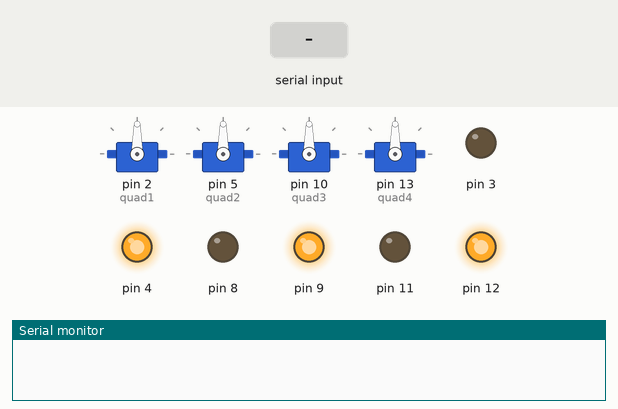
This sketch was run on a simulated Arduino Uno, built with avr-gcc and run on an emulated ATmega328P. Shown: 4 × servo, output pins drawn as LEDs (lit = HIGH), the last lines printed to the serial monitor. The test bench sets the inputs (shaded band). Pins used as bus, display or sensor lines are not drawn.

Above: at 1.2 s.
1.3 s: "A90\n" received over Serial
At 2.1 s:
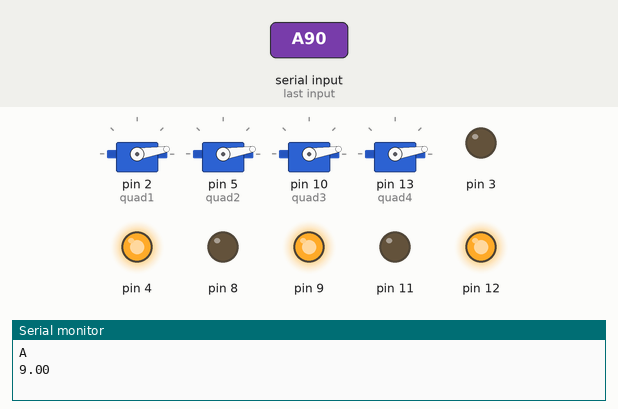
3.2 s: "X,45\n" received over Serial
At 4.0 s:
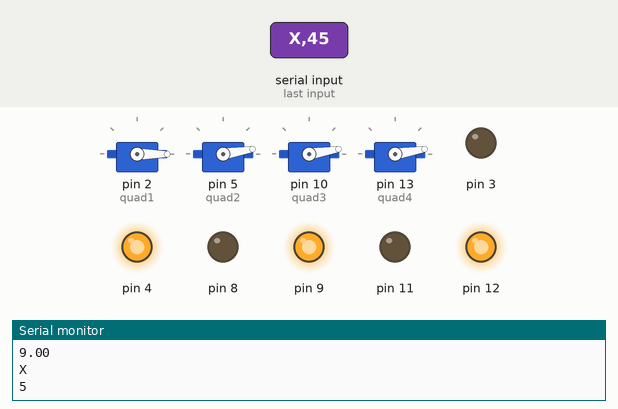
5.0 s: "x,45\n" received over Serial
At 6.5 s:
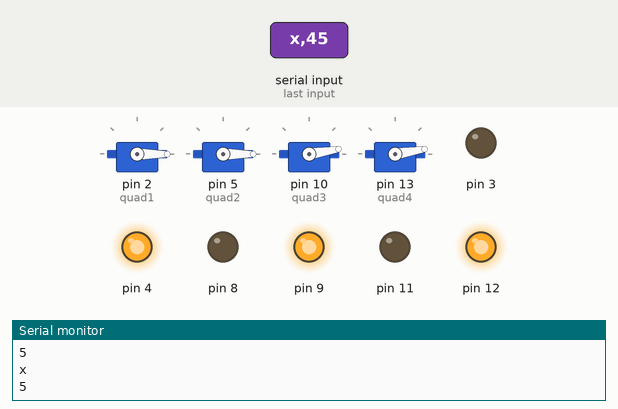
6.8 s: "Y,45\n" received over Serial
At 7.9 s:
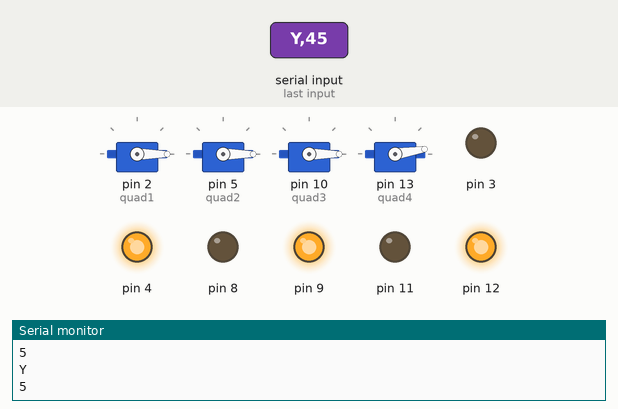
Timing chart, 0 to 9.6 s (numbered marks = the images above; inputs shaded):
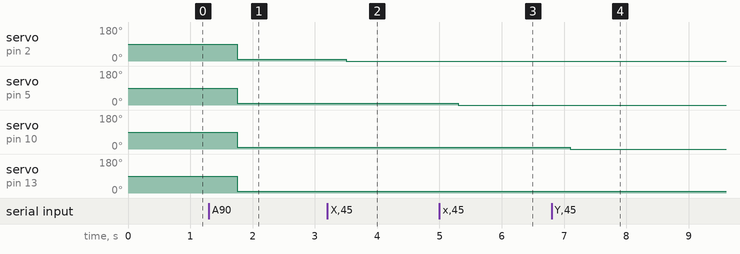

The sketch:

Quadcopter.ino
```cpp
#include <Servo.h>
Servo quad1;
Servo quad2;
Servo quad3;
Servo quad4;

float thrust;

void setup() {
  Serial.begin(9600);

  pinMode(0, OUTPUT);
  pinMode(1, OUTPUT);
  pinMode(2, OUTPUT);
  pinMode(3, OUTPUT);
  pinMode(4, OUTPUT);
  pinMode(5, OUTPUT);
  pinMode(6, INPUT);
  pinMode(7, INPUT);
  pinMode(8, OUTPUT);
  pinMode(9, OUTPUT);
  pinMode(10, OUTPUT);
  pinMode(11, OUTPUT);
  pinMode(12, OUTPUT);
  pinMode(13, OUTPUT);

  //Serial.println("Pin modes set");

  digitalWrite(1, HIGH);
  digitalWrite(4, HIGH);
  digitalWrite(9, HIGH);
  digitalWrite(12, HIGH);
  digitalWrite(0, LOW);
  digitalWrite(3, LOW);
  digitalWrite(8, LOW);
  digitalWrite(11, LOW);
  quad1.attach(2);
  quad2.attach(5);
  quad3.attach(10);
  quad4.attach(13);

  //select_propeller.attach(6);
  //set_thurst.attach(7);

  //Serial.println("Pin attachments set");
}

void loop() {

  if (Serial.available()) {

    //reads character of sequence
    byte readLine = Serial.read();
    char *data = (char*)&readLine;
    Serial.println(*data);

    //propeller = select_propeller.read();
    if (*data == 'A')
    {
      thrust = ReadFloat();
      quad1.write(thrust);
      quad2.write(thrust);
      quad3.write(thrust);
      quad4.write(thrust);

      Serial.println(thrust);
    }
    else if (*data == 'X')
    {
      thrust = ReadFloat();
      quad1.write(thrust);
    }
    else if (*data == 'x')
    {
      thrust = ReadFloat();
      quad2.write(thrust);
    }
    else if (*data == 'Y')
    {
      thrust = ReadFloat();
      quad3.write(thrust);
    }
    else if (*data == 'y')
    {
      thrust = ReadFloat();
      quad4.write(thrust);
    }
  }
  // Serial.println(thrust);
  // thrust = 0;
}

float ReadFloat()
{
  delay(150);
  byte readLine = Serial.read();
  char *data = (char*)&readLine;
  float temp = atof(data);
  for (int i = 0; i <= 1; i++)
  {
    delay(150);
    readLine = Serial.read();
    data = (char*)&readLine;
    if (*data == '1')
    {
      temp = temp + 0.1;
      return temp;
    }
    else if (*data == '2')
    {
      temp = temp + 0.2;
      return temp;
    }
    else if (*data == '3')
    {
      temp = temp + 0.3;
      return temp;
    }
    else if (*data == '4')
    {
      temp = temp + 0.4;
      return temp;
    }
    else if (*data == '5')
    {
      temp = temp + 0.5;
      return temp;
    }
    else if (*data == '6')
    {
      temp = temp + 0.6;
      return temp;
    }
    else if (*data == '7')
    {
      temp = temp + 0.7;
      return temp;
    }
    else if (*data == '8')
    {
      temp = temp + 0.8;
      return temp;
    }
    else if (*data == '9')
    {
      temp = temp + 0.9;
      return temp;
    }
  }
  return temp;
}
```

Measured:
- after the input at 1.3 s, servo on pin 2 (quad1), servo on pin 5 (quad2), servo on pin 10 (quad3), servo on pin 13 (quad4): 90° → 9° after 0.45 s
- after the input at 3.2 s, servo on pin 2 (quad1): 9° → 0° after 0.30 s
- after the input at 5.0 s, servo on pin 5 (quad2): 9° → 0° after 0.30 s
- after the input at 6.8 s, servo on pin 10 (quad3): 9° → 0° after 0.30 s
